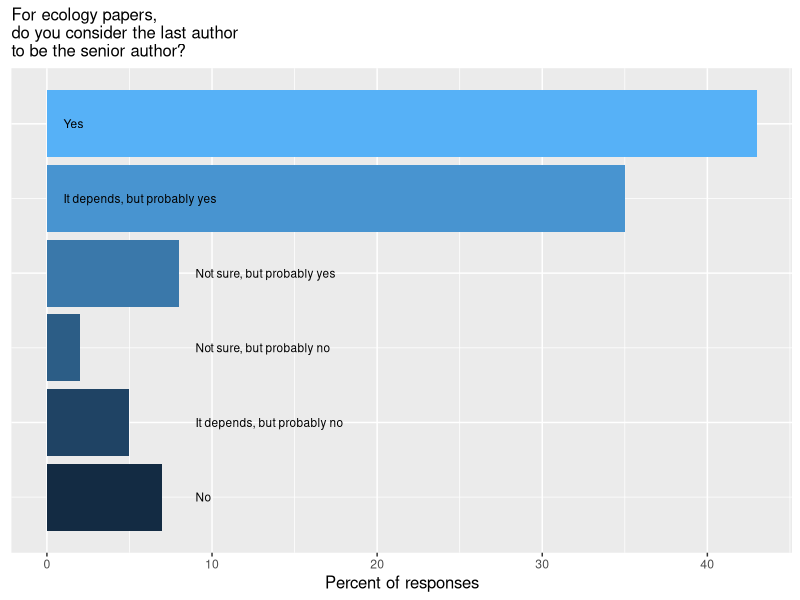
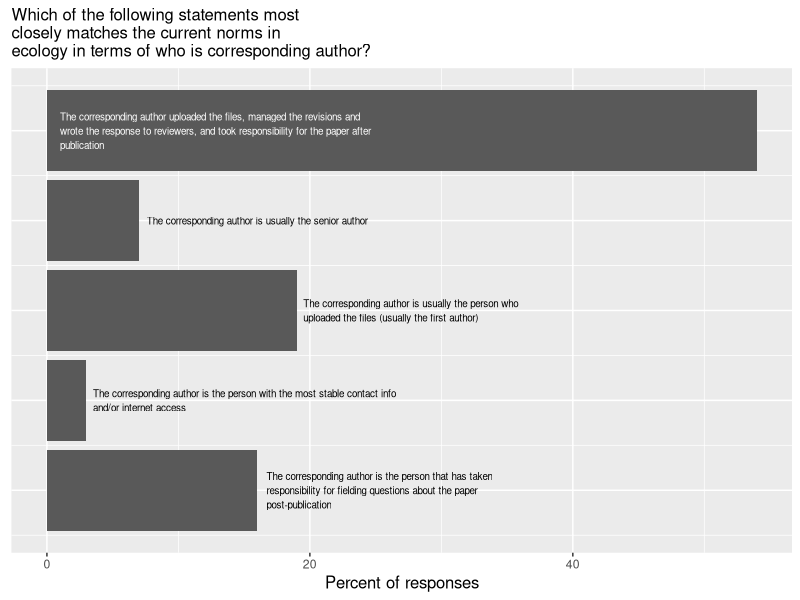
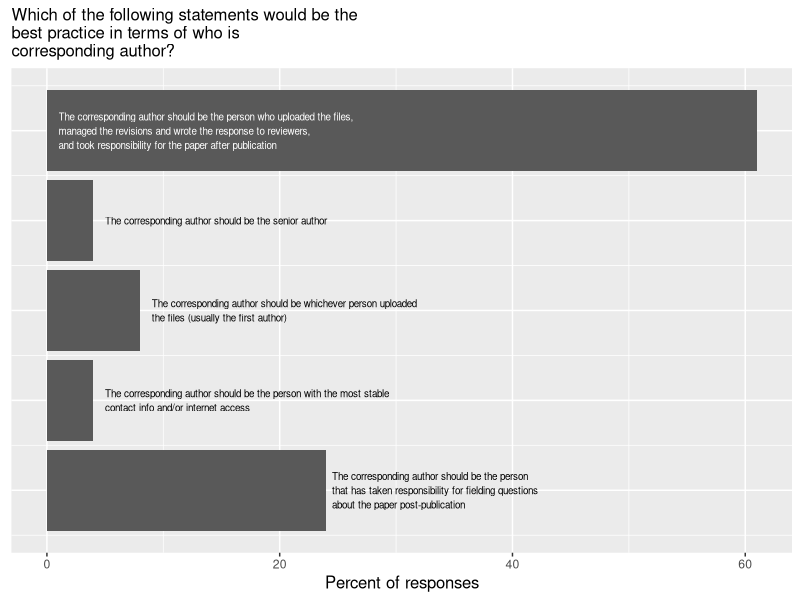
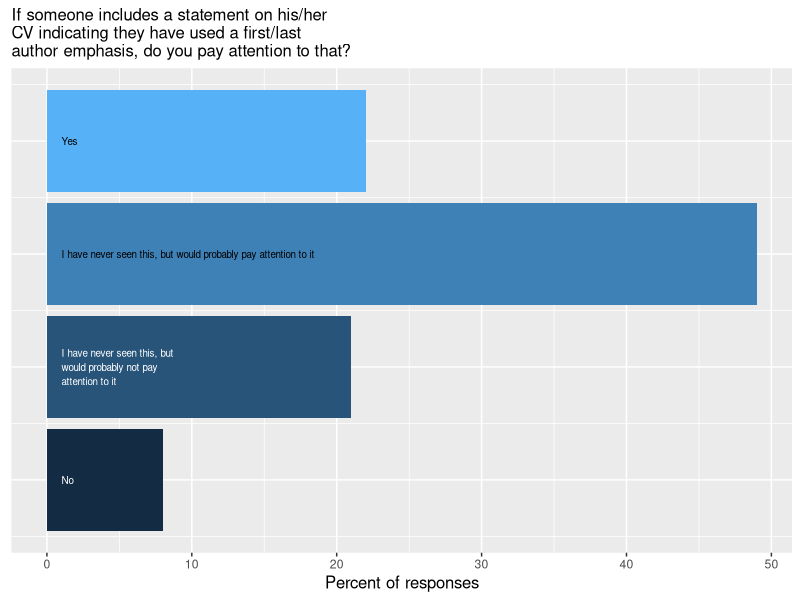

Write R code to recreate these figures, in order.
## ---- chunk 1
knitr::opts_chunk$set(echo = FALSE)
## ---- chunk 2
# Import data
polldata <- read.csv("AuthorshipPollResults.csv", na.strings=".")
# load libraries needed to run code
library(ggplot2)
library(dplyr)
library(cowplot)
library(knitr)
## ---- chunk 3
PrimaryResearchArea <-
  polldata %>%
  filter(!is.na(PrimaryResearch)) %>%
  group_by(PrimaryResearch) %>%
  summarise(n=n()) %>%
  mutate(rel.freq = round(100 * n/sum(n), 0))

kable(PrimaryResearchArea, caption = "Primary Research Area of Respondents")

BasicAppliedSplit <-
  polldata %>%
  filter(!is.na(BasicApplied)) %>%
  group_by(BasicApplied) %>%
  summarise(n=n()) %>%
  mutate(rel.freq = round(100 * n/sum(n), 0))

kable(BasicAppliedSplit)

Interdisciplinarity <-
  polldata %>%
  filter(!is.na(Interdisciplinary)) %>%
  group_by(Interdisciplinary) %>%
  summarise(n=n()) %>%
  mutate(rel.freq = round(100 * n/sum(n), 0))

Reorder <- function(x, ordering=c(1,3,5,4,2))
    factor(x, levels(x)[ordering])

Interdisciplinarity$Interdisciplinary <- Reorder(Interdisciplinarity$Interdisciplinary)
kable(Interdisciplinarity[order(Interdisciplinarity$Interdisciplinary), ])

YearsPostPhD <-
  polldata %>%
  filter(!is.na(YearssincePhD)) %>%
  group_by(YearssincePhD) %>%
  summarise(n=n()) %>%
  mutate(rel.freq = round(100 * n/sum(n), 0))

Reorder <- function(x, ordering=c(2,6,3,4,5,1,7))
  factor(x, levels(x)[ordering])

YearsPostPhD$YearssincePhD <- Reorder(YearsPostPhD$YearssincePhD)
kable(YearsPostPhD[order(YearsPostPhD$YearssincePhD), ])
#This one has problem of rendering as dates instead of year ranges. Need to fix that.

Continent <-
  polldata %>%
  filter(!is.na(WhereLive)) %>%
  group_by(WhereLive) %>%
  summarise(n=n()) %>%
  mutate(rel.freq = round(100 * n/sum(n), 0))

kable(Continent)

Department <-
  polldata %>%
  filter(!is.na(Dept01)) %>%
  group_by(Dept01) %>%
  summarise(n=n()) %>%
  mutate(rel.freq = round(100 * n/sum(n), 0))

kable(Department)
## ---- chunk 4
LastSeniorSum <- 
  polldata %>%
  filter(!is.na(LastSenior01)) %>%
  group_by(LastSenior01) %>%
  summarise(n=n()) %>%
  mutate(rel.freq = round(100 * n/sum(n), 0))

LastSeniorSum
#Note: most frequent response (option 6) is 43%
#Sum of all the "yes" options = 86%

as.factor(LastSeniorSum$LastSenior01)

require(cowplot)
lastseniorplot <- ggplot(LastSeniorSum,aes(x=LastSenior01,y=rel.freq,fill=LastSenior01)) +
  geom_bar(stat="identity") +
  ylab("Percent of responses") +
  theme(legend.position="none") +
  coord_flip() +
  theme(axis.text.y = element_blank()) +
  annotate("text", x = 1, y = 9, label = "No", hjust=0, size=3) +
  annotate("text", x = 2, y = 9, label = "It depends, but probably no", hjust=0, size=3) +
  annotate("text", x = 3, y = 9, label = "Not sure, but probably no", hjust=0, size=3) +
  annotate("text", x = 4, y = 9, label = "Not sure, but probably yes", hjust=0, size=3) +
  annotate("text", x = 5, y = 01, label = "It depends, but probably yes", hjust=0, size=3) +
  annotate("text", x = 6, y = 01, label = "Yes", hjust=0, size=3) +
  ggtitle("For ecology papers, \ndo you consider the last author \nto be the senior author?") +
  theme(plot.title=element_text(size=12)) +
  theme(axis.title.y=element_blank()) +
  theme(axis.title.x=element_text(size=12)) +
  theme(axis.ticks.y = element_blank())

save_plot("lastseniorplot.jpg", lastseniorplot)

lastseniorplot
## ---- chunk 5
CurrentCorrespondingSum <- 
  polldata %>%
  filter(!is.na(CorrespondingCurrent01)) %>%
  group_by(CorrespondingCurrent01) %>%
  summarise(n=n()) %>%
  mutate(rel.freq = round(100 * n/sum(n), 0))

CurrentCorrespondingSum
#most frequent answer (option 5) = 54%
#option 3 = 19%, option 1 = 16%

currentcorrespondingplot <- ggplot(CurrentCorrespondingSum,aes(x=CorrespondingCurrent01,y=rel.freq)) +
  geom_bar(stat="identity") +
  ylab("Percent of responses") +
  theme(legend.position="none") +
  coord_flip() +
  theme(axis.text.y = element_blank()) +
  annotate("text", x = 1, y = 16.7, label = "The corresponding author is the person that has taken \nresponsibility for fielding questions about the paper \npost-publication",hjust=0,size=2.5) +
  annotate("text", x = 2, y = 3.5, label = "The corresponding author is the person with the most stable contact info \nand/or internet access",hjust=0,size=2.5) +
  annotate("text", x = 3, y = 19.5, label = "The corresponding author is usually the person who \nuploaded the files (usually the first author)",hjust=0,size=2.5) +
  annotate("text", x = 4, y = 7.6, label = "The corresponding author is usually the senior author",hjust=0,size=2.5) +
  annotate("text", x = 5, y = 1, color="white", label = "The corresponding author uploaded the files, managed the revisions and \nwrote the response to reviewers, and took responsibility for the paper after \npublication",hjust=0,size=2.5) +
  ggtitle("Which of the following statements most \nclosely matches the current norms in \necology in terms of who is corresponding author?") +
  theme(plot.title=element_text(size=12)) +
  theme(axis.title.y=element_blank()) +
  theme(axis.title.x=element_text(size=12)) +
  theme(axis.ticks.y = element_blank())

save_plot("currentcorrespondingplot.jpg", currentcorrespondingplot)
currentcorrespondingplot
## ---- chunk 6
BestCorrespondingSum <- 
  polldata %>%
  filter(!is.na(CorrespondingBest01)) %>%
  group_by(CorrespondingBest01) %>%
  summarise(n=n()) %>%
  mutate(rel.freq = round(100 * n/sum(n), 0))

BestCorrespondingSum
#most frequent answer (option 5) = 61%
#option 1 = 24%

bestcorrespondingplot <- ggplot(BestCorrespondingSum,aes(x=CorrespondingBest01,y=rel.freq)) +
  geom_bar(stat="identity") +
  ylab("Percent of responses") +
  theme(legend.position="none") +
  coord_flip() +
  theme(axis.text.y = element_blank()) +
  annotate("text", x = 1, y = 24.5, label = "The corresponding author should be the person \nthat has taken responsibility for fielding questions \nabout the paper post-publication",hjust=0,size=2.5) +
  annotate("text", x = 2, y = 5, label = "The corresponding author should be the person with the most stable \ncontact info and/or internet access",hjust=0,size=2.5) +
  annotate("text", x = 3, y = 9, label = "The corresponding author should be whichever person uploaded \nthe files (usually the first author)",hjust=0,size=2.5) +
  annotate("text", x = 4, y = 5, label = "The corresponding author should be the senior author",hjust=0,size=2.5) +
  annotate("text", x = 5, y = 1, color="white", label = "The corresponding author should be the person who uploaded the files, \nmanaged the revisions and wrote the response to reviewers, \nand took responsibility for the paper after publication",hjust=0,size=2.5) +
  ggtitle("Which of the following statements would be the \nbest practice in terms of who is \ncorresponding author?") +
  theme(plot.title=element_text(size=12)) +
  theme(axis.title.y=element_blank()) +
  theme(axis.title.x=element_text(size=12)) +
  theme(axis.ticks.y = element_blank())

save_plot("bestcorrespondingplot.jpg", bestcorrespondingplot)
bestcorrespondingplot
## ---- chunk 7
CVStatementSum <- 
  polldata %>%
  filter(!is.na(CVStatement01)) %>%
  group_by(CVStatement01) %>%
  summarise(n=n()) %>%
  mutate(rel.freq = round(100 * n/sum(n), 0))

CVStatementSum
#most people haven't seen such a statement (options 2+3 = 70%)
#most people either pay attention to such a statement or think they would: (options 3+4 = 71%)
#but the proportion of people who would ignore such a statement isn't exactly trivial!

CVstatementplot <- ggplot(CVStatementSum,aes(x=CVStatement01,y=rel.freq,fill=CVStatement01)) +
  geom_bar(stat="identity") +
  ylab("Percent of responses") +
  theme(legend.position="none") +
  coord_flip() +
  theme(axis.text.y = element_blank()) +
  annotate("text", x = 1, y = 1, color="white", label = "No",hjust=0,size=2.5) +
  annotate("text", x = 2, y = 1, color="white", label = "I have never seen this, but \nwould probably not pay \nattention to it",hjust=0,size=2.5) +
  annotate("text", x = 3, y = 1, color="black", label = "I have never seen this, but would probably pay attention to it",hjust=0,size=2.5) +
  annotate("text", x = 4, y = 1, color="black", label = "Yes",hjust=0,size=2.5) +
  ggtitle("If someone includes a statement on his/her \nCV indicating they have used a first/last \nauthor emphasis, do you pay attention to that?") +
  theme(plot.title=element_text(size=12)) +
  theme(axis.title.y=element_blank()) +
  theme(axis.title.x=element_text(size=12)) +
  theme(axis.ticks.y = element_blank())

save_plot("CVstatementplot.jpg", CVstatementplot)
CVstatementplot
